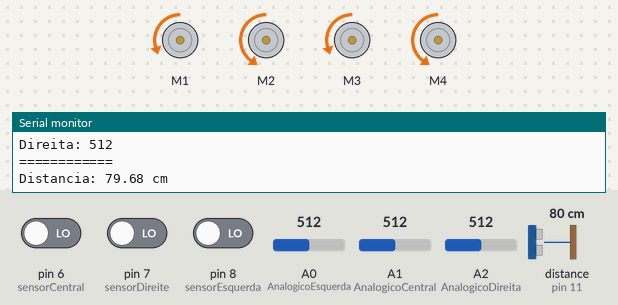
Simulated run of this sketch. Board: Arduino Uno, built with avr-gcc and run on an emulated ATmega328P. Shown: 4 × DC motor (green arrow = forward, orange = backward, longer = faster), the last lines printed to the serial monitor. Wiring (inferred from the names in the program): ultrasonic range finder: trigger pin 10; echo pin 11. The inputs (shaded band) are chosen by the test bench; at power-on: distance to the obstacle (sensor on pin 11) 80 cm, pin 6 (sensorCentral) LOW, pin 7 (sensorDireite) LOW, pin 8 (sensorEsquerda) LOW, A0 (AnalogicoEsquerda) = 512, A1 (AnalogicoCentral) = 512, A2 (AnalogicoDireita) = 512. The echo pulse lasts 58.3 µs per cm.

Above: at 1.2 s.
1.3 s: distance to the obstacle (sensor on pin 11) set to 27 cm
4.3 s: distance to the obstacle (sensor on pin 11) set to 22 cm
At 4.53 s:
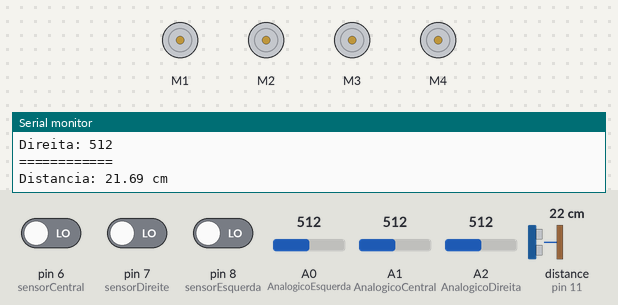
At 7.8 s:
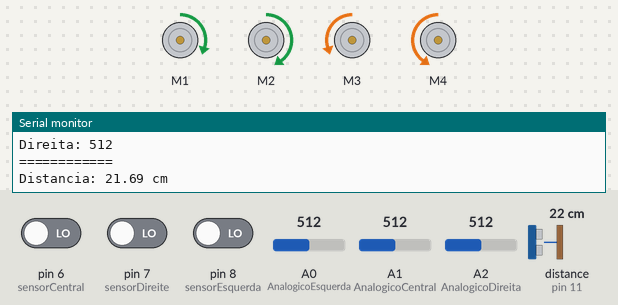
Timing chart, 0 to 13.3 s (numbered marks = the images above; inputs shaded):
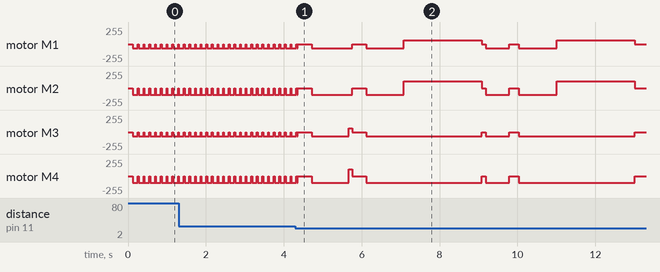

The sketch:

V5.1.ino
```cpp
#include <Adafruit_MotorShield.h>
#include <Wire.h>
#include <Arduino.h>

#define sensorEsquerda 8
#define sensorDireite 7
#define sensorCentral 6

// Ultrassônico HC-SR04
#define trigPin 10
#define echoPin 11

int AnalogicoEsquerda = A0;
int valorDigitalEsquerda;
int valorAnalogicoEsquerda;

int AnalogicoDireita = A2;
int valorDigitalDireita;
int valorAnalogicoDireita;

int AnalogicoCentral = A1;
int valorDigitalCentral;
int valorAnalogicoCentral;

float duration, distance;

// Distância mínima para considerar obstáculo
#define DISTANCIA_MINIMA 25

int leituraVerde = 0, leituraPreto = 0;
int cont = 0;
int verificao = 0;
int verde_min = 89, verde_max = 325;

bool BRANCO = 0, PRETO = 1;

Adafruit_MotorShield AFMS = Adafruit_MotorShield();

Adafruit_DCMotor *MotorEsquerdaFrente = AFMS.getMotor(1);
Adafruit_DCMotor *MotorEsquerdaTras = AFMS.getMotor(2);
Adafruit_DCMotor *MotorDireitaFrente = AFMS.getMotor(3);
Adafruit_DCMotor *MotorDireitaTras = AFMS.getMotor(4);

// Declaração das funções
void frente(int d);
void Parar(int d);
void tras();
void correcaoEsquerda();
void correcaoDireita();
void leituraSensorInfra();
void leituraSensorUltrassonico();
void tresBrancos(int d);
void CurvaEsquerda();
void CurvaDireita();
void Cruzamento();
void curva180();

void setup() {

  AFMS.begin();

  MotorEsquerdaFrente->setSpeed(100);
  MotorEsquerdaTras->setSpeed(100);
  MotorDireitaFrente->setSpeed(100);
  MotorDireitaTras->setSpeed(100);

  Serial.begin(9600);

  pinMode(sensorEsquerda, INPUT);
  pinMode(AnalogicoEsquerda, INPUT);

  pinMode(sensorDireite, INPUT);
  pinMode(AnalogicoDireita, INPUT);

  pinMode(sensorCentral, INPUT);
  pinMode(AnalogicoCentral, INPUT);

  // Ultrassônico
  pinMode(trigPin, OUTPUT);
  pinMode(echoPin, INPUT);
}


void loop() {

  // ==========================================
  // LEITURA DO ULTRASSÔNICO
  // ==========================================

  leituraSensorUltrassonico();

  Serial.print("Distancia: ");
  Serial.print(distance);
  Serial.println(" cm");

  // ==========================================
  // VERIFICA OBSTÁCULO
  // ==========================================

  if (distance > 0 && distance <= DISTANCIA_MINIMA) {

    // Obstáculo encontrado
    Parar(100);
    desvioObstaculo();

    Serial.println("OBSTACULO DETECTADO!");

    // Fica parado enquanto houver obstáculo
    while (true) {

      leituraSensorUltrassonico();

      Serial.print("Distancia: ");
      Serial.print(distance);
      Serial.println(" cm");

      if (distance > DISTANCIA_MINIMA || distance <= 0) {
        break;
      }

      Parar(50);
    }

    Serial.println("Caminho livre!");
  }

  // ==========================================
  // LEITURA DOS SENSORES INFRAVERMELHOS
  // ==========================================

  leituraSensorInfra();

  Serial.print("Esquerda: ");
  Serial.println(valorAnalogicoEsquerda);

  Serial.print("Direita: ");
  Serial.println(valorAnalogicoDireita);

  Serial.println("============");

  delay(100);


  // ==========================================
  // LÓGICA DO SEGUE-LINHA
  // ==========================================

  if ((valorDigitalEsquerda == BRANCO) &&
      (valorDigitalCentral == PRETO) &&
      (valorDigitalDireita == BRANCO))
  {
    frente(100);
    Parar(0);
    leituraSensorInfra();
  }

  else if ((valorDigitalEsquerda == BRANCO) &&
           (valorDigitalCentral == BRANCO) &&
           (valorDigitalDireita == PRETO))
  {
    Parar(500);
    correcaoEsquerda();
    leituraSensorInfra();
  }

  else if ((valorDigitalEsquerda == PRETO) &&
           (valorDigitalCentral == BRANCO) &&
           (valorDigitalDireita == BRANCO))
  {
    Parar(500);
    correcaoDireita();
    leituraSensorInfra();
  }

  else if ((valorDigitalEsquerda == BRANCO) &&
           (valorDigitalCentral == BRANCO) &&
           (valorDigitalDireita == BRANCO))
  {
    Parar(20);
    tresBrancos(20);
    leituraSensorInfra();
  }

  else if ((valorDigitalEsquerda == PRETO) &&
           (valorDigitalCentral == PRETO) &&
           (valorDigitalDireita == BRANCO))
  {
    Parar(700);
    CurvaEsquerda();
  }

  else if ((valorDigitalEsquerda == BRANCO) && (valorDigitalCentral == PRETO) && (valorDigitalDireita == PRETO))
  {
    Parar(1500);
    leituraSensorInfra();
    frente(590);


    while((valorDigitalEsquerda != PRETO)){
      EsquerdaNovo();
      Parar(350);
      leituraSensorInfra();
    }
  }

  else if ((valorDigitalEsquerda == PRETO) &&
           (valorDigitalCentral == PRETO) &&
           (valorDigitalDireita == PRETO))
  {
    Parar(1000);

    frente(100);

    Parar(500);

    leituraSensorInfra();

    if ((valorDigitalEsquerda == BRANCO) &&
        (valorDigitalCentral == PRETO) &&
        (valorDigitalDireita == BRANCO))
    {
      frente(450);
    }

    else if ((valorDigitalEsquerda == BRANCO) &&
             (valorDigitalCentral == BRANCO) &&
             (valorDigitalDireita == BRANCO))
    {
      curva180();
    }
  }

  else
  {
    leituraSensorInfra();
  }
}


// ======================================================
// SENSORES INFRAVERMELHOS
// ======================================================

void leituraSensorInfra() {

  valorDigitalEsquerda = digitalRead(sensorEsquerda);
  valorDigitalCentral = digitalRead(sensorCentral);
  valorDigitalDireita = digitalRead(sensorDireite);

  valorAnalogicoEsquerda = analogRead(AnalogicoEsquerda);
  valorAnalogicoCentral = analogRead(AnalogicoCentral);
  valorAnalogicoDireita = analogRead(AnalogicoDireita);
}


// ======================================================
// ULTRASSÔNICO HC-SR04
// ======================================================

void leituraSensorUltrassonico() {

  // Garante que o TRIG comece desligado
  digitalWrite(trigPin, LOW);
  delayMicroseconds(2);

  // Pulso de 10 microssegundos
  digitalWrite(trigPin, HIGH);
  delayMicroseconds(10);
  digitalWrite(trigPin, LOW);

  // Mede o tempo do ECHO
  duration = pulseIn(echoPin, HIGH, 30000);

  // Se não recebeu eco
  if (duration == 0) {
    distance = 999;
  }
  else {
    distance = (duration * 0.0343) / 2;
  }
}


// ======================================================
// MOVIMENTO PARA FRENTE
// ======================================================

void frente(int d) {

  MotorEsquerdaFrente->run(BACKWARD);
  MotorEsquerdaTras->run(BACKWARD);

  MotorDireitaFrente->run(BACKWARD);
  MotorDireitaTras->run(BACKWARD);

  delay(d);
}


// ======================================================
// PARAR
// ======================================================

void Parar(int d) {

  MotorEsquerdaFrente->run(RELEASE);
  MotorEsquerdaTras->run(RELEASE);

  MotorDireitaFrente->run(RELEASE);
  MotorDireitaTras->run(RELEASE);

  delay(d);
}


// ======================================================
// RÉ
// ======================================================

void tras() {

  MotorEsquerdaFrente->run(FORWARD);
  MotorEsquerdaTras->run(FORWARD);

  MotorDireitaFrente->run(FORWARD);
  MotorDireitaTras->run(FORWARD);
}


// ======================================================
// CORREÇÃO PARA ESQUERDA
// ======================================================

void correcaoEsquerda() {

  MotorEsquerdaTras->run(BACKWARD);
  MotorEsquerdaFrente->run(BACKWARD);

  MotorDireitaFrente->run(RELEASE);
  MotorDireitaTras->run(RELEASE);

  delay(100);

  leituraSensorInfra();
}


// ======================================================
// CORREÇÃO PARA DIREITA
// ======================================================

void correcaoDireita() {

  MotorDireitaFrente->run(BACKWARD);
  MotorDireitaTras->run(BACKWARD);

  MotorEsquerdaFrente->run(RELEASE);
  MotorEsquerdaTras->run(RELEASE);

  delay(100);

  leituraSensorInfra();
}


// ======================================================
// TRÊS BRANCOS
// ======================================================

void tresBrancos(int d) {

  MotorDireitaFrente->setSpeed(60);
  MotorEsquerdaFrente->setSpeed(60);

  MotorEsquerdaFrente->run(BACKWARD);
  MotorEsquerdaTras->run(BACKWARD);

  MotorDireitaFrente->run(BACKWARD);
  MotorDireitaTras->run(BACKWARD);

  delay(d);
}


// ======================================================
// CURVA ESQUERDA
// ======================================================

void CurvaEsquerda() {

  Parar(250);

  frente(970);

  MotorDireitaFrente->run(BACKWARD);
  MotorDireitaTras->run(BACKWARD);

  MotorEsquerdaFrente->run(FORWARD);
  MotorEsquerdaTras->run(FORWARD);

  delay(2000);
}


// ======================================================
// CURVA DIREITA
// ======================================================

void CurvaDireita(int d) {

  Parar(250);

  frente(950);

  MotorDireitaFrente->run(FORWARD);
  MotorDireitaTras->run(FORWARD);

  MotorEsquerdaFrente->run(BACKWARD);
  MotorEsquerdaTras->run(BACKWARD);

  delay(d);
}


// ======================================================
// CRUZAMENTO
// ======================================================

void Cruzamento() {

  Parar(250);
  frente(2000);
}


// ======================================================
// CURVA 180°
 // ======================================================

void curva180() {

  Parar(250);

  frente(700);

  MotorDireitaFrente->run(BACKWARD);
  MotorDireitaTras->run(BACKWARD);

  MotorEsquerdaFrente->run(FORWARD);
  MotorEsquerdaTras->run(FORWARD);

  delay(4500);
}

void desvioObstaculo(){
  //direita
  CurvaDireita(100);
  Parar(100);

  //esquerda
  CurvaEsquerda();
  Parar(100);

  frente(600);

  //esquerda
  CurvaEsquerda();
  Parar(100);

  //direita
  CurvaDireita(100);
  Parar(100);

}

void EsquerdaNovo(){

  MotorEsquerdaFrente->setSpeed(140);
  MotorEsquerdaTras->setSpeed(140);
  MotorDireitaFrente->setSpeed(140);
  MotorDireitaTras->setSpeed(140);

  MotorEsquerdaTras->run(BACKWARD);
  MotorEsquerdaFrente->run(BACKWARD);

  MotorDireitaFrente->run(FORWARD);
  MotorDireitaTras->run(FORWARD);

  delay(100);

  leituraSensorInfra();
}
```

Measured:
- the behaviour switches between 26 and 25 cm on distance to the obstacle (sensor on pin 11) (found by bisection; images 0 and 1)
